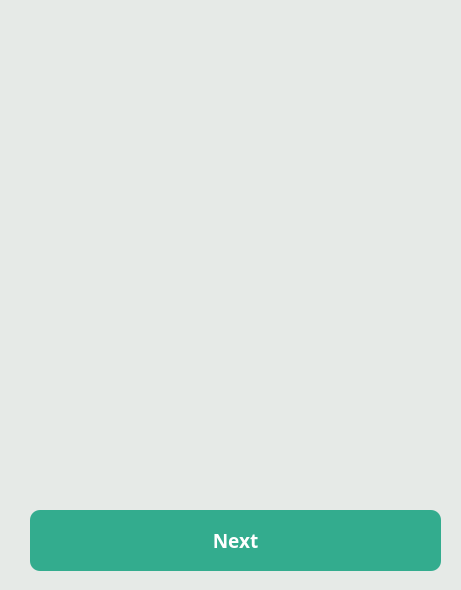
<?xml version="1.0" encoding="UTF-8"?>
<ui version="4.0">
 <class>MainWindow</class>
 <widget class="QMainWindow" name="MainWindow">
  <property name="geometry">
   <rect>
    <x>0</x>
    <y>0</y>
    <width>461</width>
    <height>590</height>
   </rect>
  </property>
  <property name="minimumSize">
   <size>
    <width>461</width>
    <height>590</height>
   </size>
  </property>
  <property name="maximumSize">
   <size>
    <width>461</width>
    <height>590</height>
   </size>
  </property>
  <property name="font">
   <font>
    <family>微软雅黑</family>
   </font>
  </property>
  <property name="windowTitle">
   <string>あいうえお</string>
  </property>
  <property name="windowIcon">
   <iconset resource="logo.qrc">
    <normaloff>:/new/prefix1/1s.jpg</normaloff>:/new/prefix1/1s.jpg</iconset>
  </property>
  <property name="styleSheet">
   <string notr="true">background: rgb(230, 234, 231);</string>
  </property>
  <widget class="QWidget" name="centralWidget">
   <widget class="QPushButton" name="mainPushButton">
    <property name="geometry">
     <rect>
      <x>40</x>
      <y>40</y>
      <width>391</width>
      <height>451</height>
     </rect>
    </property>
    <property name="palette">
     <palette>
      <active>
       <colorrole role="WindowText">
        <brush brushstyle="SolidPattern">
         <color alpha="255">
          <red>51</red>
          <green>172</green>
          <blue>142</blue>
         </color>
        </brush>
       </colorrole>
       <colorrole role="Button">
        <brush brushstyle="SolidPattern">
         <color alpha="255">
          <red>230</red>
          <green>234</green>
          <blue>231</blue>
         </color>
        </brush>
       </colorrole>
       <colorrole role="Light">
        <brush brushstyle="SolidPattern">
         <color alpha="255">
          <red>78</red>
          <green>255</green>
          <blue>212</blue>
         </color>
        </brush>
       </colorrole>
       <colorrole role="Midlight">
        <brush brushstyle="SolidPattern">
         <color alpha="255">
          <red>64</red>
          <green>213</green>
          <blue>177</blue>
         </color>
        </brush>
       </colorrole>
       <colorrole role="Dark">
        <brush brushstyle="SolidPattern">
         <color alpha="255">
          <red>25</red>
          <green>86</green>
          <blue>71</blue>
         </color>
        </brush>
       </colorrole>
       <colorrole role="Mid">
        <brush brushstyle="SolidPattern">
         <color alpha="255">
          <red>34</red>
          <green>115</green>
          <blue>95</blue>
         </color>
        </brush>
       </colorrole>
       <colorrole role="Text">
        <brush brushstyle="SolidPattern">
         <color alpha="255">
          <red>51</red>
          <green>172</green>
          <blue>142</blue>
         </color>
        </brush>
       </colorrole>
       <colorrole role="BrightText">
        <brush brushstyle="SolidPattern">
         <color alpha="255">
          <red>255</red>
          <green>255</green>
          <blue>255</blue>
         </color>
        </brush>
       </colorrole>
       <colorrole role="ButtonText">
        <brush brushstyle="SolidPattern">
         <color alpha="255">
          <red>51</red>
          <green>172</green>
          <blue>142</blue>
         </color>
        </brush>
       </colorrole>
       <colorrole role="Base">
        <brush brushstyle="SolidPattern">
         <color alpha="255">
          <red>230</red>
          <green>234</green>
          <blue>231</blue>
         </color>
        </brush>
       </colorrole>
       <colorrole role="Window">
        <brush brushstyle="SolidPattern">
         <color alpha="255">
          <red>230</red>
          <green>234</green>
          <blue>231</blue>
         </color>
        </brush>
       </colorrole>
       <colorrole role="Shadow">
        <brush brushstyle="SolidPattern">
         <color alpha="255">
          <red>0</red>
          <green>0</green>
          <blue>0</blue>
         </color>
        </brush>
       </colorrole>
       <colorrole role="AlternateBase">
        <brush brushstyle="SolidPattern">
         <color alpha="255">
          <red>153</red>
          <green>213</green>
          <blue>198</blue>
         </color>
        </brush>
       </colorrole>
       <colorrole role="ToolTipBase">
        <brush brushstyle="SolidPattern">
         <color alpha="255">
          <red>255</red>
          <green>255</green>
          <blue>220</blue>
         </color>
        </brush>
       </colorrole>
       <colorrole role="ToolTipText">
        <brush brushstyle="SolidPattern">
         <color alpha="255">
          <red>0</red>
          <green>0</green>
          <blue>0</blue>
         </color>
        </brush>
       </colorrole>
      </active>
      <inactive>
       <colorrole role="WindowText">
        <brush brushstyle="SolidPattern">
         <color alpha="255">
          <red>51</red>
          <green>172</green>
          <blue>142</blue>
         </color>
        </brush>
       </colorrole>
       <colorrole role="Button">
        <brush brushstyle="SolidPattern">
         <color alpha="255">
          <red>230</red>
          <green>234</green>
          <blue>231</blue>
         </color>
        </brush>
       </colorrole>
       <colorrole role="Light">
        <brush brushstyle="SolidPattern">
         <color alpha="255">
          <red>78</red>
          <green>255</green>
          <blue>212</blue>
         </color>
        </brush>
       </colorrole>
       <colorrole role="Midlight">
        <brush brushstyle="SolidPattern">
         <color alpha="255">
          <red>64</red>
          <green>213</green>
          <blue>177</blue>
         </color>
        </brush>
       </colorrole>
       <colorrole role="Dark">
        <brush brushstyle="SolidPattern">
         <color alpha="255">
          <red>25</red>
          <green>86</green>
          <blue>71</blue>
         </color>
        </brush>
       </colorrole>
       <colorrole role="Mid">
        <brush brushstyle="SolidPattern">
         <color alpha="255">
          <red>34</red>
          <green>115</green>
          <blue>95</blue>
         </color>
        </brush>
       </colorrole>
       <colorrole role="Text">
        <brush brushstyle="SolidPattern">
         <color alpha="255">
          <red>51</red>
          <green>172</green>
          <blue>142</blue>
         </color>
        </brush>
       </colorrole>
       <colorrole role="BrightText">
        <brush brushstyle="SolidPattern">
         <color alpha="255">
          <red>255</red>
          <green>255</green>
          <blue>255</blue>
         </color>
        </brush>
       </colorrole>
       <colorrole role="ButtonText">
        <brush brushstyle="SolidPattern">
         <color alpha="255">
          <red>51</red>
          <green>172</green>
          <blue>142</blue>
         </color>
        </brush>
       </colorrole>
       <colorrole role="Base">
        <brush brushstyle="SolidPattern">
         <color alpha="255">
          <red>230</red>
          <green>234</green>
          <blue>231</blue>
         </color>
        </brush>
       </colorrole>
       <colorrole role="Window">
        <brush brushstyle="SolidPattern">
         <color alpha="255">
          <red>230</red>
          <green>234</green>
          <blue>231</blue>
         </color>
        </brush>
       </colorrole>
       <colorrole role="Shadow">
        <brush brushstyle="SolidPattern">
         <color alpha="255">
          <red>0</red>
          <green>0</green>
          <blue>0</blue>
         </color>
        </brush>
       </colorrole>
       <colorrole role="AlternateBase">
        <brush brushstyle="SolidPattern">
         <color alpha="255">
          <red>153</red>
          <green>213</green>
          <blue>198</blue>
         </color>
        </brush>
       </colorrole>
       <colorrole role="ToolTipBase">
        <brush brushstyle="SolidPattern">
         <color alpha="255">
          <red>255</red>
          <green>255</green>
          <blue>220</blue>
         </color>
        </brush>
       </colorrole>
       <colorrole role="ToolTipText">
        <brush brushstyle="SolidPattern">
         <color alpha="255">
          <red>0</red>
          <green>0</green>
          <blue>0</blue>
         </color>
        </brush>
       </colorrole>
      </inactive>
      <disabled>
       <colorrole role="WindowText">
        <brush brushstyle="SolidPattern">
         <color alpha="255">
          <red>51</red>
          <green>172</green>
          <blue>142</blue>
         </color>
        </brush>
       </colorrole>
       <colorrole role="Button">
        <brush brushstyle="SolidPattern">
         <color alpha="255">
          <red>230</red>
          <green>234</green>
          <blue>231</blue>
         </color>
        </brush>
       </colorrole>
       <colorrole role="Light">
        <brush brushstyle="SolidPattern">
         <color alpha="255">
          <red>78</red>
          <green>255</green>
          <blue>212</blue>
         </color>
        </brush>
       </colorrole>
       <colorrole role="Midlight">
        <brush brushstyle="SolidPattern">
         <color alpha="255">
          <red>64</red>
          <green>213</green>
          <blue>177</blue>
         </color>
        </brush>
       </colorrole>
       <colorrole role="Dark">
        <brush brushstyle="SolidPattern">
         <color alpha="255">
          <red>25</red>
          <green>86</green>
          <blue>71</blue>
         </color>
        </brush>
       </colorrole>
       <colorrole role="Mid">
        <brush brushstyle="SolidPattern">
         <color alpha="255">
          <red>34</red>
          <green>115</green>
          <blue>95</blue>
         </color>
        </brush>
       </colorrole>
       <colorrole role="Text">
        <brush brushstyle="SolidPattern">
         <color alpha="255">
          <red>51</red>
          <green>172</green>
          <blue>142</blue>
         </color>
        </brush>
       </colorrole>
       <colorrole role="BrightText">
        <brush brushstyle="SolidPattern">
         <color alpha="255">
          <red>255</red>
          <green>255</green>
          <blue>255</blue>
         </color>
        </brush>
       </colorrole>
       <colorrole role="ButtonText">
        <brush brushstyle="SolidPattern">
         <color alpha="255">
          <red>51</red>
          <green>172</green>
          <blue>142</blue>
         </color>
        </brush>
       </colorrole>
       <colorrole role="Base">
        <brush brushstyle="SolidPattern">
         <color alpha="255">
          <red>230</red>
          <green>234</green>
          <blue>231</blue>
         </color>
        </brush>
       </colorrole>
       <colorrole role="Window">
        <brush brushstyle="SolidPattern">
         <color alpha="255">
          <red>230</red>
          <green>234</green>
          <blue>231</blue>
         </color>
        </brush>
       </colorrole>
       <colorrole role="Shadow">
        <brush brushstyle="SolidPattern">
         <color alpha="255">
          <red>0</red>
          <green>0</green>
          <blue>0</blue>
         </color>
        </brush>
       </colorrole>
       <colorrole role="AlternateBase">
        <brush brushstyle="SolidPattern">
         <color alpha="255">
          <red>51</red>
          <green>172</green>
          <blue>142</blue>
         </color>
        </brush>
       </colorrole>
       <colorrole role="ToolTipBase">
        <brush brushstyle="SolidPattern">
         <color alpha="255">
          <red>255</red>
          <green>255</green>
          <blue>220</blue>
         </color>
        </brush>
       </colorrole>
       <colorrole role="ToolTipText">
        <brush brushstyle="SolidPattern">
         <color alpha="255">
          <red>0</red>
          <green>0</green>
          <blue>0</blue>
         </color>
        </brush>
       </colorrole>
      </disabled>
     </palette>
    </property>
    <property name="font">
     <font>
      <family>微软雅黑</family>
      <pointsize>36</pointsize>
      <weight>75</weight>
      <bold>true</bold>
     </font>
    </property>
    <property name="styleSheet">
     <string notr="true">color: rgb(51, 172, 142);
background :rgb(230, 234, 231);
border :none
</string>
    </property>
    <property name="text">
     <string/>
    </property>
    <property name="autoDefault">
     <bool>false</bool>
    </property>
    <property name="default">
     <bool>false</bool>
    </property>
    <property name="flat">
     <bool>false</bool>
    </property>
   </widget>
   <widget class="QPushButton" name="nextButton">
    <property name="geometry">
     <rect>
      <x>30</x>
      <y>510</y>
      <width>411</width>
      <height>61</height>
     </rect>
    </property>
    <property name="font">
     <font>
      <family>微软雅黑</family>
      <pointsize>14</pointsize>
      <weight>75</weight>
      <bold>true</bold>
     </font>
    </property>
    <property name="styleSheet">
     <string notr="true">QPushButton
{
background: rgb(51, 172, 142);
color: rgb(255, 255, 255);
border:2px rgb(51, 172, 142);border-radius:10px;padding:2px 4px;
}

QPushButton:pressed
{
background-color:rgb(79, 191, 161);
}</string>
    </property>
    <property name="text">
     <string>Next</string>
    </property>
    <property name="checkable">
     <bool>false</bool>
    </property>
   </widget>
   <widget class="QPushButton" name="promptButton">
    <property name="geometry">
     <rect>
      <x>40</x>
      <y>420</y>
      <width>131</width>
      <height>71</height>
     </rect>
    </property>
    <property name="font">
     <font>
      <family>微软雅黑</family>
      <pointsize>22</pointsize>
      <weight>75</weight>
      <bold>true</bold>
     </font>
    </property>
    <property name="styleSheet">
     <string notr="true">color: rgb(51, 172, 142);
background :rgb(230, 234, 231);
border :none
</string>
    </property>
    <property name="text">
     <string/>
    </property>
   </widget>
   <widget class="QPushButton" name="romanButton">
    <property name="geometry">
     <rect>
      <x>284</x>
      <y>422</y>
      <width>121</width>
      <height>71</height>
     </rect>
    </property>
    <property name="font">
     <font>
      <family>微软雅黑</family>
      <pointsize>22</pointsize>
      <weight>75</weight>
      <bold>true</bold>
     </font>
    </property>
    <property name="styleSheet">
     <string notr="true">color: rgb(51, 172, 142);
background :rgb(230, 234, 231);
border :none
</string>
    </property>
    <property name="text">
     <string/>
    </property>
   </widget>
  </widget>
 </widget>
 <layoutdefault spacing="6" margin="11"/>
 <resources>
  <include location="logo.qrc"/>
 </resources>
 <connections/>
</ui>
